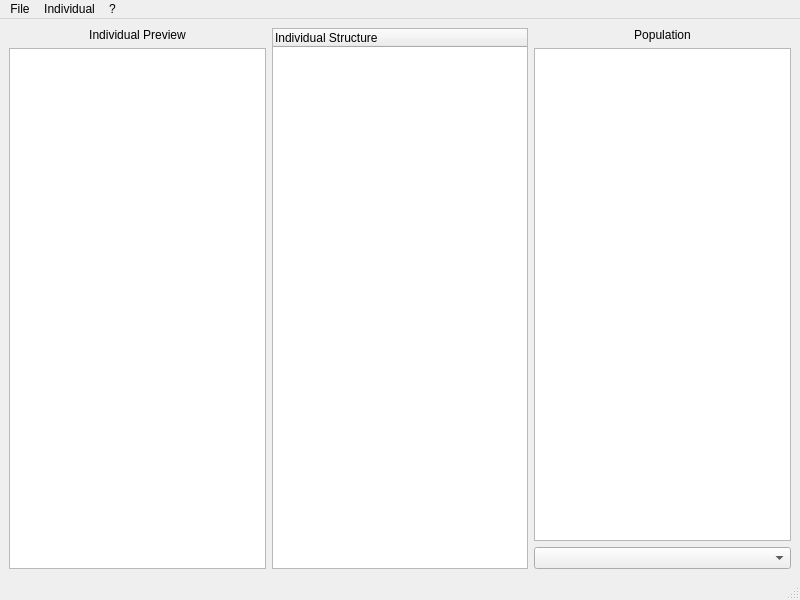
<?xml version="1.0" encoding="UTF-8"?>
<ui version="4.0">
 <class>individualEditorMainWindow</class>
 <widget class="QMainWindow" name="individualEditorMainWindow">
  <property name="geometry">
   <rect>
    <x>0</x>
    <y>0</y>
    <width>800</width>
    <height>600</height>
   </rect>
  </property>
  <property name="windowTitle">
   <string>ugp3 Individual Editor</string>
  </property>
  <widget class="QWidget" name="centralwidget">
   <layout class="QGridLayout" name="gridLayout">
    <item row="0" column="0">
     <widget class="QLabel" name="label_5">
      <property name="text">
       <string>Individual Preview</string>
      </property>
      <property name="alignment">
       <set>Qt::AlignCenter</set>
      </property>
     </widget>
    </item>
    <item row="0" column="2">
     <widget class="QLabel" name="label_6">
      <property name="text">
       <string>Population</string>
      </property>
      <property name="alignment">
       <set>Qt::AlignCenter</set>
      </property>
     </widget>
    </item>
    <item row="1" column="2">
     <widget class="QListWidget" name="listWidget_Population"/>
    </item>
    <item row="2" column="2">
     <widget class="QComboBox" name="comboBox"/>
    </item>
    <item row="0" column="1" rowspan="3">
     <widget class="QTreeWidget" name="treeWidget_individualStructure">
      <property name="contextMenuPolicy">
       <enum>Qt::CustomContextMenu</enum>
      </property>
      <property name="editTriggers">
       <set>QAbstractItemView::NoEditTriggers</set>
      </property>
      <property name="wordWrap">
       <bool>true</bool>
      </property>
      <column>
       <property name="text">
        <string notr="true">Individual Structure</string>
       </property>
      </column>
     </widget>
    </item>
    <item row="1" column="0" rowspan="2">
     <widget class="QTextBrowser" name="textBrowser_individualPreview"/>
    </item>
   </layout>
  </widget>
  <widget class="QMenuBar" name="menubar">
   <property name="geometry">
    <rect>
     <x>0</x>
     <y>0</y>
     <width>800</width>
     <height>25</height>
    </rect>
   </property>
   <widget class="QMenu" name="menuFile">
    <property name="title">
     <string>File</string>
    </property>
    <addaction name="actionLoad_Constraints"/>
    <addaction name="actionLoad_Population"/>
    <addaction name="actionSave_Population"/>
    <addaction name="actionExit"/>
   </widget>
   <widget class="QMenu" name="menuIndividual">
    <property name="title">
     <string>Individual</string>
    </property>
    <addaction name="actionNew_Individual"/>
   </widget>
   <widget class="QMenu" name="menuQuestionMark">
    <property name="title">
     <string>?</string>
    </property>
    <addaction name="actionAbout"/>
   </widget>
   <addaction name="menuFile"/>
   <addaction name="menuIndividual"/>
   <addaction name="menuQuestionMark"/>
  </widget>
  <widget class="QStatusBar" name="statusbar"/>
  <action name="actionLoad_Constraints">
   <property name="text">
    <string>Load &amp;Constraints</string>
   </property>
  </action>
  <action name="actionSave_Population">
   <property name="text">
    <string>&amp;Save Population</string>
   </property>
  </action>
  <action name="actionExit">
   <property name="text">
    <string>&amp;Exit</string>
   </property>
  </action>
  <action name="actionLoad_Population">
   <property name="text">
    <string>Load &amp;Population</string>
   </property>
  </action>
  <action name="actionReset">
   <property name="text">
    <string>&amp;Save current individual</string>
   </property>
  </action>
  <action name="actionNew_Individual">
   <property name="text">
    <string>&amp;New individual</string>
   </property>
  </action>
  <action name="action_New_individual_from_operator">
   <property name="text">
    <string>&amp;New individual(s) from operator</string>
   </property>
  </action>
  <action name="actionAbout">
   <property name="text">
    <string>About</string>
   </property>
  </action>
 </widget>
 <resources/>
 <connections>
  <connection>
   <sender>actionExit</sender>
   <signal>triggered()</signal>
   <receiver>individualEditorMainWindow</receiver>
   <slot>close()</slot>
   <hints>
    <hint type="sourcelabel">
     <x>-1</x>
     <y>-1</y>
    </hint>
    <hint type="destinationlabel">
     <x>399</x>
     <y>299</y>
    </hint>
   </hints>
  </connection>
 </connections>
</ui>
